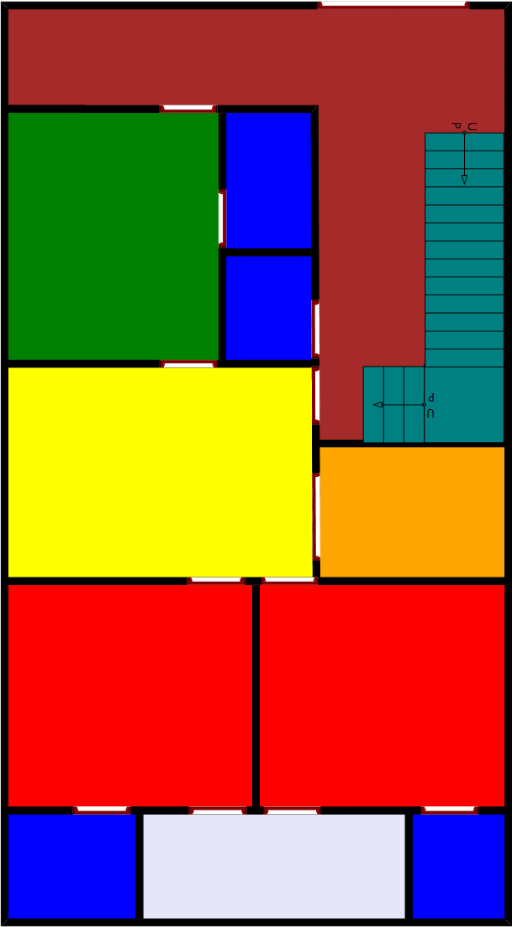
#> input picture models/Model_3.1/dataset/5Marla_GF_FP_005_V01.png, 512 x 927 px, found by its file name
$ jupyter execute Data_Preprocessing.ipynb   (shell and % lines are left out)
#> lines starting #> are read from the running program, lines starting #| are printed output that depends on the picture; after the words box and inside, x2 and y2 are one past the last pixel; in counts of white or black regions, pixels touching at a corner belong together; long printed decimals are rounded
<a href="https://colab.research.google.com/github/MazharRehan/FYP-FP-Generator-Model/blob/feature%2Fdata-reprocessing/Data_Preprocessing.ipynb" target="_parent"></a>

# Step 1: Set Up Your Environment on Google Colab
Connect to a GPU runtime

Go to the top menu: Runtime > Change Runtime Type > Hardware Accelerator > GPU

# Step 2: Upload Your Floor Plan Image
# Step 3: Load the Image

[cell 1]
import numpy as np
import cv2
from matplotlib import pyplot as plt

[cell 2]
# Load the image
image_path = "/content/5Marla_GF_FP_005_V01.png"  # Replace with your image path
img = cv2.imread(image_path)
#> img is the input picture: shape (927, 512, 3); mean B, G, R 54.9, 87.1, 150

# Convert BGR (OpenCV default format) to RGB for visualization
img_rgb = cv2.cvtColor(img, cv2.COLOR_BGR2RGB)

# Display the image
plt.figure(figsize=(8, 8))
plt.imshow(img_rgb)
plt.axis("off")
plt.title("Original Floor Plan")
plt.show()

Step 4: Normalize the Image Size

[cell 3]
# Resize the image to a standard size (1140x2080)
resized_img = cv2.resize(img, (1140, 2080))

# Display the resized image
plt.figure(figsize=(10, 10))  # Adjust figsize for a better view
plt.imshow(cv2.cvtColor(resized_img, cv2.COLOR_BGR2RGB))
plt.axis("off")
plt.title("Resized Floor Plan (1140x2080)")
plt.show()

Step 5: Normalize Pixel Values

[cell 4]
# Normalize pixel values to range [0, 1]
normalized_img = resized_img / 255.0
print("Normalized pixel values. Shape:", normalized_img.shape)
#| Normalized pixel values. Shape: (2080, 1140, 3)

# Rescale normalized image back to [0, 255] for visualization
visualize_img = (normalized_img * 255).astype(np.uint8)

# Display the normalized image with corrected colors
plt.figure(figsize=(10, 10))
plt.imshow(cv2.cvtColor(visualize_img, cv2.COLOR_BGR2RGB))
plt.axis("off")
plt.title("Normalized Floor Plan (Visualized Correctly)")
plt.show()

Step 6: Extract Room Colors

1.   Define the color codes:

[cell 5]
# RGB color coding for rooms
color_map = {
    "Bedroom": (255, 0, 0),                # Red
    "Bathroom": (0, 0, 255),               # Blue
    "Kitchen": (255, 165, 0),              # Orange
    "Drawing Room": (0, 128, 0),           # Green
    "Garage": (165, 42, 42),               # Brown
    "Lounge": (255, 255, 0),               # Yellow
    "Backyard": (50, 205, 50),             # Lime Green
    "Stairs": (0, 128, 128),               # Teal
    "Store": (128, 0, 128),                # Purple
    "Open Space": (0, 255, 255),           # Cyan
    "Prayer Room": (127, 127, 127),        # Crimson
    "Staircase": (153, 51, 255),           # RGB(153, 51, 255)
    "Lobby": (255, 0, 255),                # Magenta
    "Lawn": (64, 224, 208),                # Turquoise
    "Dining": (255, 192, 203),             # Pink
    "Servant Quarters": (75, 0, 130),      # Indigo
    "Passage": (128, 128, 0),              # Olive Green
    "Laundry": (230, 230, 250),            # Lavender
    "Dressing Area": (255, 127, 80),       # Coral
    "Side Garden": (255, 215, 0),          # Gold
    "Library": (255, 191, 0),              # Amber
    "Wall": (0, 0, 0),                     # Black
    "Door": (0, 0, 0),                     # Black
}

2.   Extract each room based on its color:

[cell 6]
for room, color in color_map.items():
    # Convert RGB to BGR for OpenCV
    bgr_color = color[::-1]
    # Create a binary mask for the room
    mask = cv2.inRange(resized_img, np.array(bgr_color) - 10, np.array(bgr_color) + 10)

    # Display the mask
    plt.figure(figsize=(6, 6))
    plt.imshow(mask, cmap="gray")
    plt.title(f"{room} Mask")
    plt.axis("off")
    plt.show()
#> this loop made 23 passes
#> pass 1, `mask = cv2.inRange(resized_img, np.array(bgr_color) - 10, np.array(bgr..`:
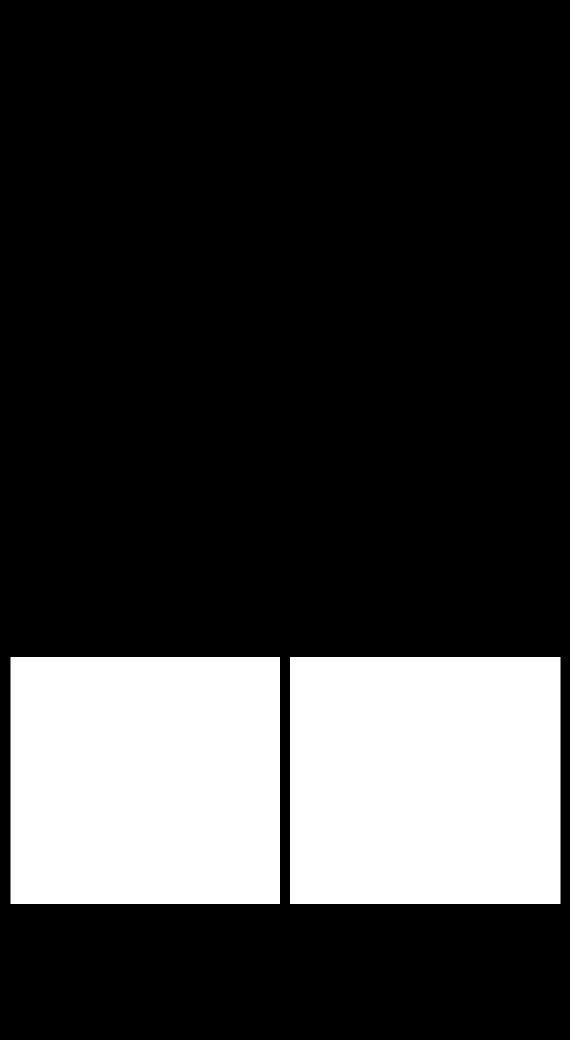
#> mask: shape (2080, 1140) (shown at 1/2 size); 22.5% white; 2 white regions, box (x1, y1, x2, y2) and area: (580, 1314, 1121, 1808) 267254, (21, 1314, 560, 1808) 266266
#> pass 2, `mask = cv2.inRange(resized_img, np.array(bgr_color) - 10, np.array(bgr..`:
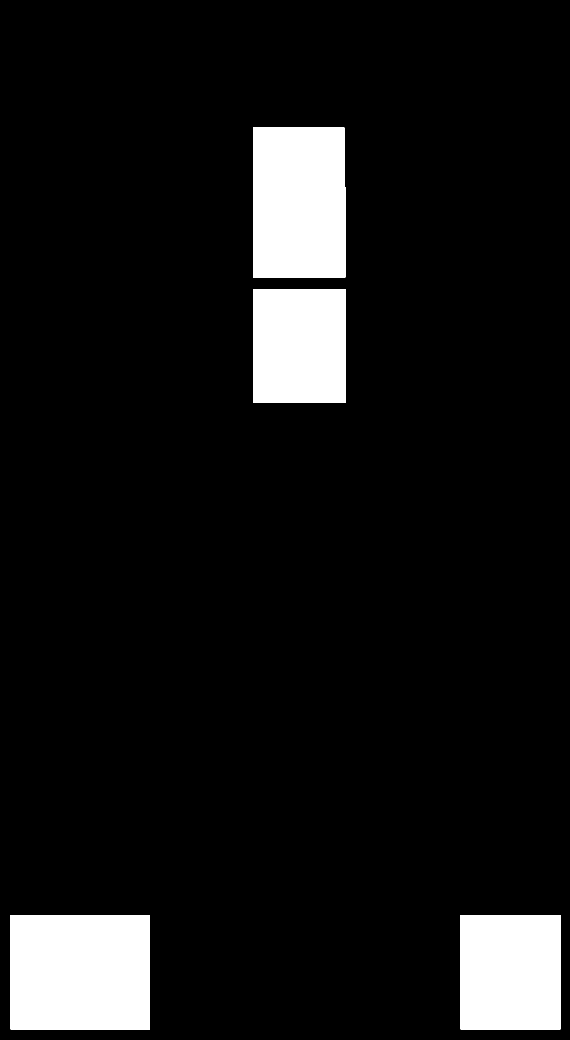
#> mask: shape (2080, 1140) (shown at 1/2 size); 8.7% white; 4 white regions, box (x1, y1, x2, y2) and area: (21, 1830, 300, 2059) 63891, (506, 255, 691, 555) 55322, (921, 1830, 1121, 2059) 45800, (506, 578, 692, 805) 42121
#> pass 3, `mask = cv2.inRange(resized_img, np.array(bgr_color) - 10, np.array(bgr..`:
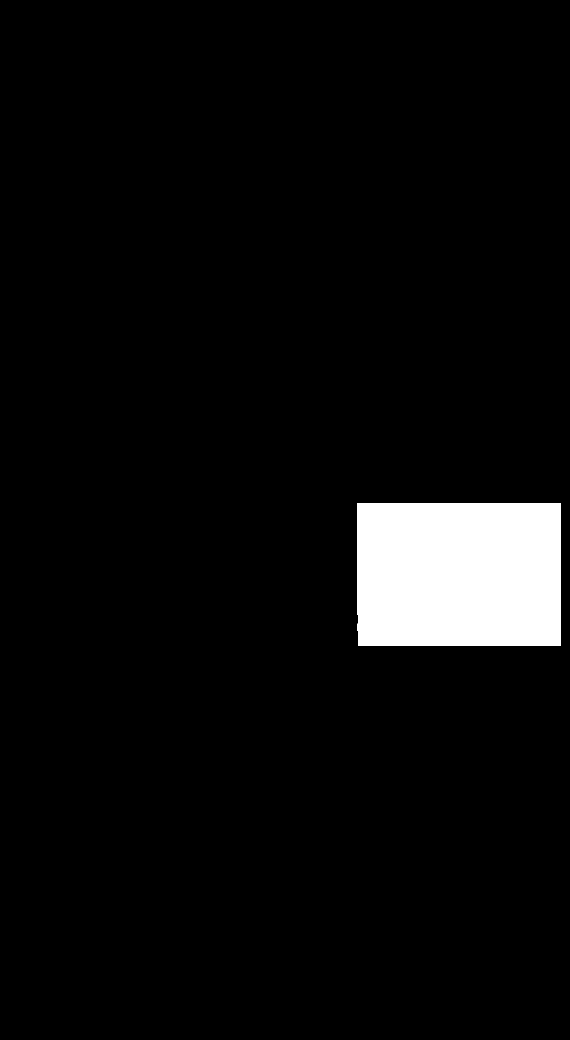
#> mask: shape (2080, 1140) (shown at 1/2 size); 4.9% white; 1 white region, box (x1, y1, x2, y2) and area: (715, 1006, 1121, 1292) 116069

Step 7: Calculate Room Areas
1. Define the total image size (e.g., 5 Marla is 25 x 45 feet):

[cell 7]
# Plot size dimensions in feet
plot_width_ft = 25
plot_height_ft = 45

# Area per pixel in square feet
total_pixels = resized_img.shape[0] * resized_img.shape[1]
area_per_pixel = (plot_width_ft * plot_height_ft) / total_pixels

print("Area per pixel (sq. ft.):", area_per_pixel)
#| Area per pixel (sq. ft.): 0.0004744

2. Calculate the room areas:

[cell 8]
for room, color in color_map.items():
    # Create a binary mask for the room
    bgr_color = color[::-1]
    mask = cv2.inRange(resized_img, np.array(bgr_color) - 10, np.array(bgr_color) + 10)

    # Count non-zero pixels in the mask
    room_pixels = cv2.countNonZero(mask)

    # Calculate the area in square feet
    room_area = room_pixels * area_per_pixel
    print(f"{room} Area: {room_area:.2f} sq. ft.")
#> this loop made 23 passes
#> (room_pixels, room_area) on passes 1, 2, 3, 4, 5, 6, 8, 18: (533520, 253.1), (207134, 98.27), (116069, 55.07), (255076, 121), (392797, 186.4), (312022, 148), (122342, 58.04), (132346, 62.79)
#> (printed output is left out)
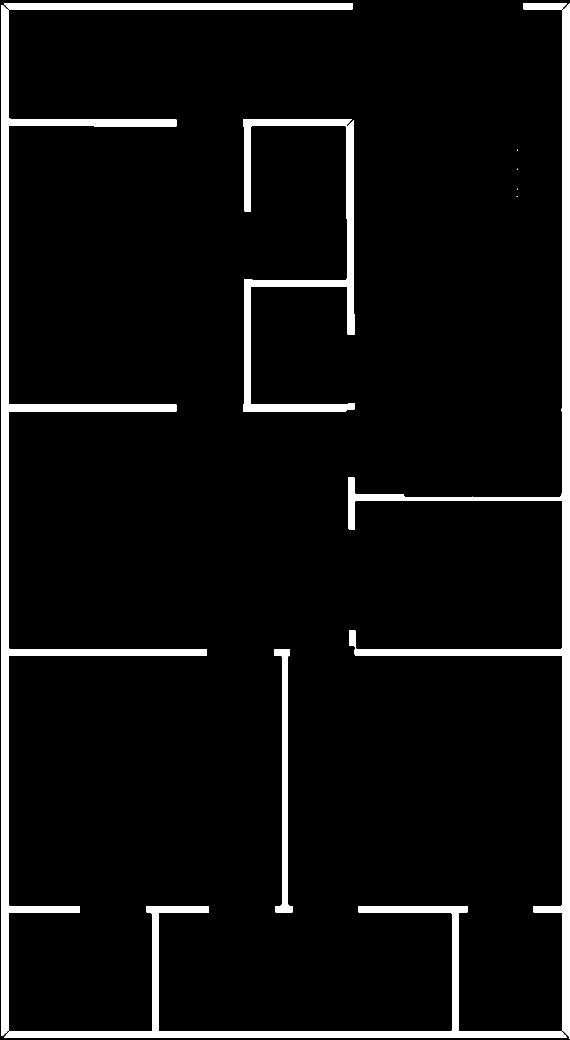
#> mask: shape (2080, 1140) (shown at 1/2 size); 6.4% white; 11 white regions (4 under 20 px), largest, box (x1, y1, x2, y2) and area: (3, 10, 414, 2072) 45598, (696, 6, 1140, 2077) 43460, (8, 1812, 1134, 2076) 25199

$ run again, with models/Model_3.1/dataset/10Marla_GF_FP_001_V03.png copied over models/Model_3.1/dataset/5Marla_GF_FP_005_V01.png
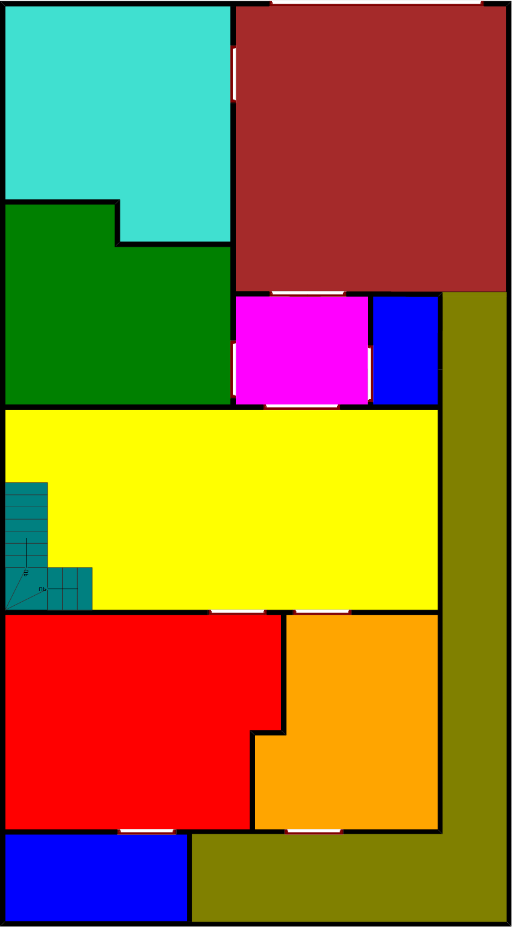
#> input picture models/Model_3.1/dataset/10Marla_GF_FP_001_V03.png, 512 x 927 px, found by its file name
#> img is the input picture: shape (927, 512, 3); mean B, G, R 51.5, 115.7, 151.7
#| Normalized pixel values. Shape: (2080, 1140, 3)
#> the loop `for room, color in color_map.items():` made 23 passes
#> pass 1, `mask = cv2.inRange(resized_img, np.array(bgr_color) - 10, np.array(bgr..`:
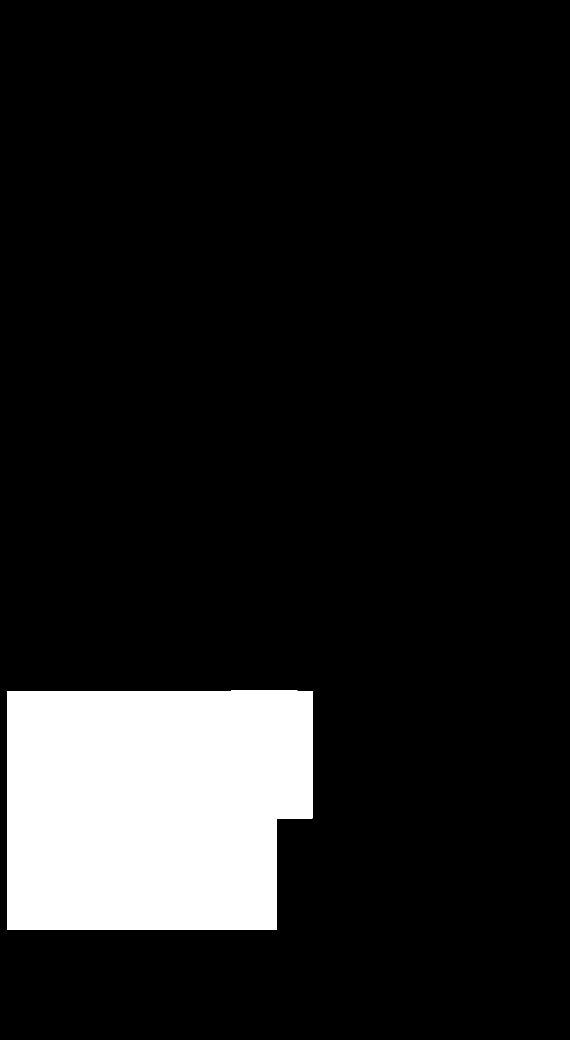
#> mask: shape (2080, 1140) (shown at 1/2 size); 11.6% white; 1 white region, box (x1, y1, x2, y2) and area: (14, 1381, 625, 1859) 275819
#| Area per pixel (sq. ft.): 0.0004744
#> the loop `for room, color in color_map.items():` made 23 passes
#> (room_pixels, room_area) on passes 1, 2, 3, 4, 5, 6, 13, 14: (275819, 130.9), (109890, 52.14), (173197, 82.17), (196914, 93.42), (382384, 181.4), (389852, 185), (69279, 32.87), (235870, 111.9)
#> (printed output is left out)
#> after the loop `for room, color in color_map.items():`:
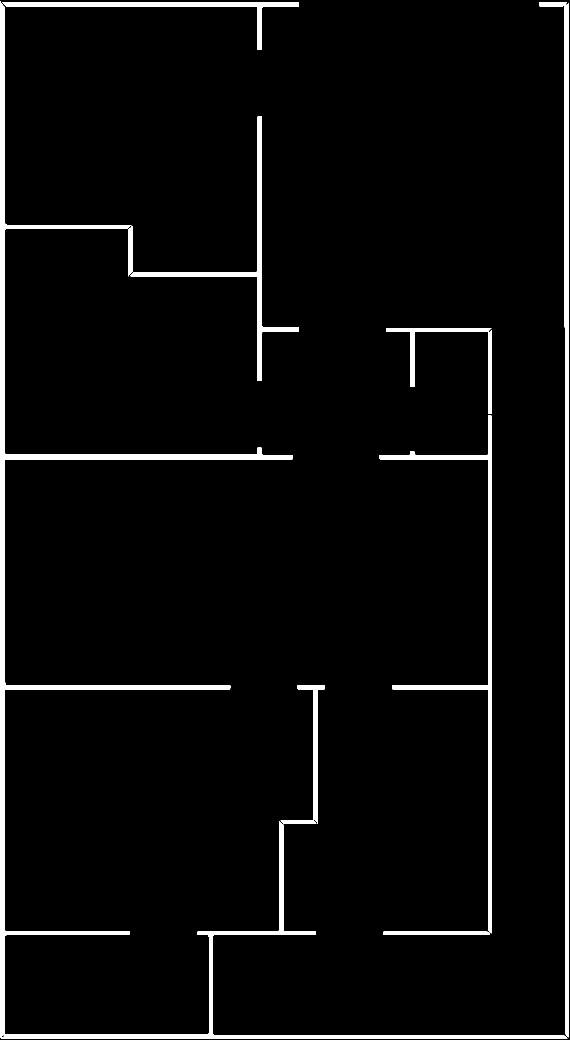
#> mask: shape (2080, 1140) (shown at 1/2 size); 4.1% white; 9 white regions, largest, box (x1, y1, x2, y2) and area: (0, 3, 1135, 2077) 47438, (1079, 4, 1137, 2075) 16187, (758, 831, 983, 1867) 10985
